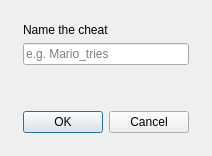
<?xml version="1.0" encoding="UTF-8"?>
<ui version="4.0">
 <class>Form</class>
 <widget class="QWidget" name="Form">
  <property name="windowModality">
   <enum>Qt::ApplicationModal</enum>
  </property>
  <property name="geometry">
   <rect>
    <x>0</x>
    <y>0</y>
    <width>204</width>
    <height>156</height>
   </rect>
  </property>
  <property name="sizePolicy">
   <sizepolicy hsizetype="Preferred" vsizetype="Preferred">
    <horstretch>0</horstretch>
    <verstretch>0</verstretch>
   </sizepolicy>
  </property>
  <property name="windowTitle">
   <string>Form</string>
  </property>
  <layout class="QGridLayout" name="gridLayout">
   <item row="0" column="0">
    <layout class="QVBoxLayout" name="verticalLayout_2">
     <property name="leftMargin">
      <number>12</number>
     </property>
     <property name="topMargin">
      <number>12</number>
     </property>
     <property name="rightMargin">
      <number>12</number>
     </property>
     <property name="bottomMargin">
      <number>12</number>
     </property>
     <item>
      <widget class="QLabel" name="label">
       <property name="text">
        <string>Name the cheat</string>
       </property>
      </widget>
     </item>
     <item>
      <widget class="QLineEdit" name="lineEdit">
       <property name="sizePolicy">
        <sizepolicy hsizetype="Preferred" vsizetype="Preferred">
         <horstretch>0</horstretch>
         <verstretch>0</verstretch>
        </sizepolicy>
       </property>
       <property name="text">
        <string/>
       </property>
       <property name="placeholderText">
        <string>e.g. Mario_tries</string>
       </property>
      </widget>
     </item>
     <item>
      <spacer name="verticalSpacer">
       <property name="orientation">
        <enum>Qt::Vertical</enum>
       </property>
       <property name="sizeHint" stdset="0">
        <size>
         <width>20</width>
         <height>40</height>
        </size>
       </property>
      </spacer>
     </item>
     <item>
      <widget class="QDialogButtonBox" name="buttonBox">
       <property name="sizePolicy">
        <sizepolicy hsizetype="Preferred" vsizetype="Fixed">
         <horstretch>0</horstretch>
         <verstretch>0</verstretch>
        </sizepolicy>
       </property>
       <property name="standardButtons">
        <set>QDialogButtonBox::Cancel|QDialogButtonBox::Ok</set>
       </property>
      </widget>
     </item>
    </layout>
   </item>
  </layout>
 </widget>
 <resources/>
 <connections/>
</ui>
